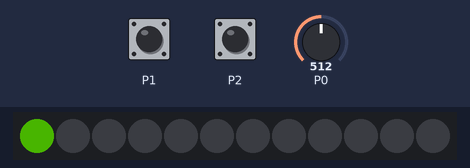
Simulated run of this program. Board: BBC micro:bit (MakeCode). Shown: 12 RGB LEDs in strip order, left to right. Inputs (shaded band) come from the test bench; at power-on: P0 = 512, P1 HIGH, P2 HIGH (analog values on the 0–1023 scale). Dim RGB values are drawn brighter than linear.

Above: at 1.2 s.
1.3 s: P0 set to 306
2.8 s: P0 set to 40
At 3.2 s:
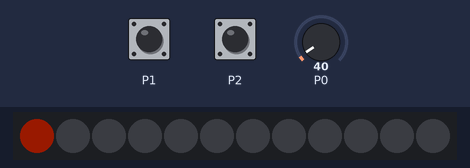
4.3 s: P1 pulled LOW for 0.15 s
At 4.8 s:
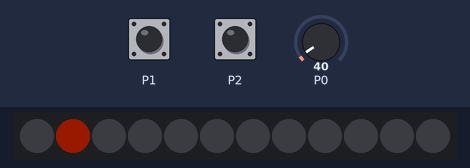
5.9 s: P1 pulled LOW for 1 s
At 7.2 s:
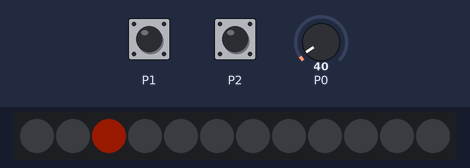
8.4 s: P0 set to 60
9.9 s: P2 pulled LOW for 0.15 s
At 11.2 s:
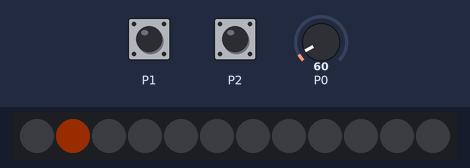
Timing chart, 0 to 12.5 s (numbered marks = the images above; inputs shaded):
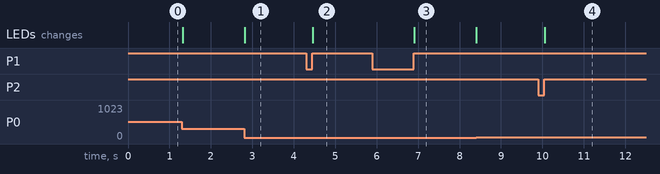

Measured:
- after the input at 2.8 s, the LEDs: change at once (image 1)
- after the input at 4.3 s, the LEDs: change after 0.16 s (image 2)
- after the input at 5.9 s, the LEDs: change after 1.0 s (image 3)
- after the input at 9.9 s, the LEDs: change after 0.15 s (image 4)

The program:

main.ts
```typescript
pins.onPulsed(DigitalPin.P1, PulseValue.Low, function () {
    if (input.runningTime() - RunTime > 50) {
        Index += 1
        if (Index > 11) {
            Index = 0
        }
        RGB.clear()
        RunTime = input.runningTime()
    }
})
pins.onPulsed(DigitalPin.P2, PulseValue.Low, function () {
    if (input.runningTime() - RunTime > 50) {
        Index += -1
        if (Index < 0) {
            Index = 11
        }
        RGB.clear()
        RunTime = input.runningTime()
    }
})
let RunTime = 0
let Index = 0
let RGB: neopixel.Strip = null
RGB = neopixel.create(DigitalPin.P12, 12, NeoPixelMode.RGB_RGB)
RGB.clear()
Index = 0
pins.setPull(DigitalPin.P1, PinPullMode.PullUp)
pins.setPull(DigitalPin.P2, PinPullMode.PullUp)
RunTime = input.runningTime()
basic.forever(function () {
    RGB.setPixelColor(Index, neopixel.rgb(50, pins.map(
    pins.analogReadPin(AnalogPin.P0),
    0,
    1023,
    0,
    255
    ), 0))
    RGB.show()
})
```

test.ts
```typescript
// sem patria testy; keď sa tento balík použije ako rozšírenie, nebudú sa kompilovať.
```
